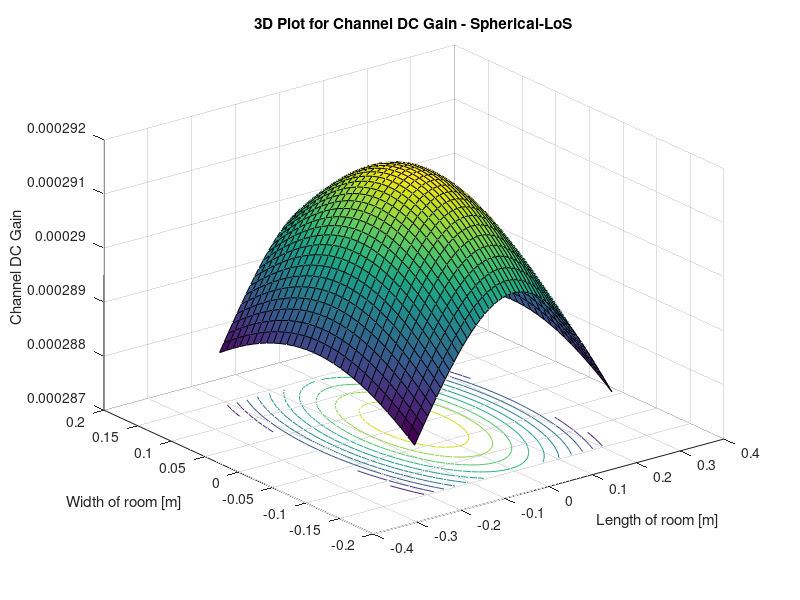
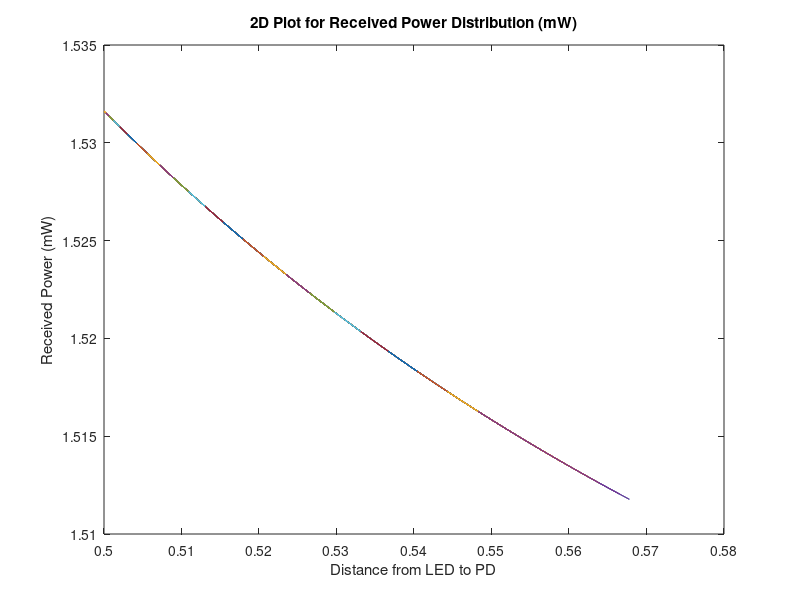

These charts were generated, in order, by the following MATLAB code:
%Parameters
phi = 60;
m=- log(2)/log(cosd(phi));
P_LED= 5250;
Arx= 7.45E-6;
Ts= 1;
%index= 1.5;
FOV= 55;
Ar=2.2E-6;
p=0.9;
Aroom=0.07015;

G_Con= 1;

lx=0.45; ly=0.295; lz=0.5;
h=lz;
[XT,YT]= meshgrid(0,0);

Nx = lx*100; Ny= ly*100;
x=-lx/2:lx/Nx:lx/2;
y=-ly/2:ly/Ny:ly/2;
[XR, YR] = meshgrid(x, y); 
D= sqrt((XR-XT).^2+ (YR-YT).^2+h^2);
cos_irradiance_angle = h./D; 
cos_incidence_angle = h./D;

HLOS=((m+1)*Arx*(cos_irradiance_angle.^m).*Ts.*G_Con.*cos_incidence_angle)./(2*pi.*D.^2);
Hdiff=(Ar*p)/(Aroom*(1-p));
Htotal=(HLOS+Hdiff);
P_rx=P_LED.*Htotal;
P_rx(find(abs(acosd(cos_incidence_angle))> FOV)) = 0; 
P_rx_total =(P_rx);
% P_rx_initial =P_rx;
% %P_rx_final =P_rx - (65.3-735.*D+3532.*(D.^(2))-7641.*(D.^(3))+6245.*(D.^(4)));
% %P_rx_final =P_rx - (-22+126.*D-228.*(D.^(2))+138.*(D.^(3)));
% %P_rx_final =P_rx - (-2.25+13.2.*D-11.9.*(D.^(2)));
% P_rx_final =P_rx - (0.776.*D+1.02);
%P_rx_dBm=(10*log10(P_rx));

figure(1)
surfc(x,y,Htotal);
xlabel('Length of room [m]')
ylabel('Width of room [m]' )
zlabel('Channel DC Gain' )
hold on
title('3D Plot for Channel DC Gain - Spherical-LoS' )

% figure(2)
% plot(D,P_rx_initial)
% xlabel('Distance from LED to PD')
% ylabel('Received Power (mW)')
% title('3D Plot for Received Power Distribution Initially (mW)' ) 
% 
% figure(3)
% plot(D,P_rx_final)
% xlabel('Distance from LED to PD')
% ylabel('Received Power (mW)')
% title('3D Plot for Received Power Distribution (mW)-Modeltuned for actual Received Power' )

figure(3)
plot(D,P_rx_total)
xlabel('Distance from LED to PD')
ylabel('Received Power (mW)')
title('2D Plot for Received Power Distribution (mW)')




